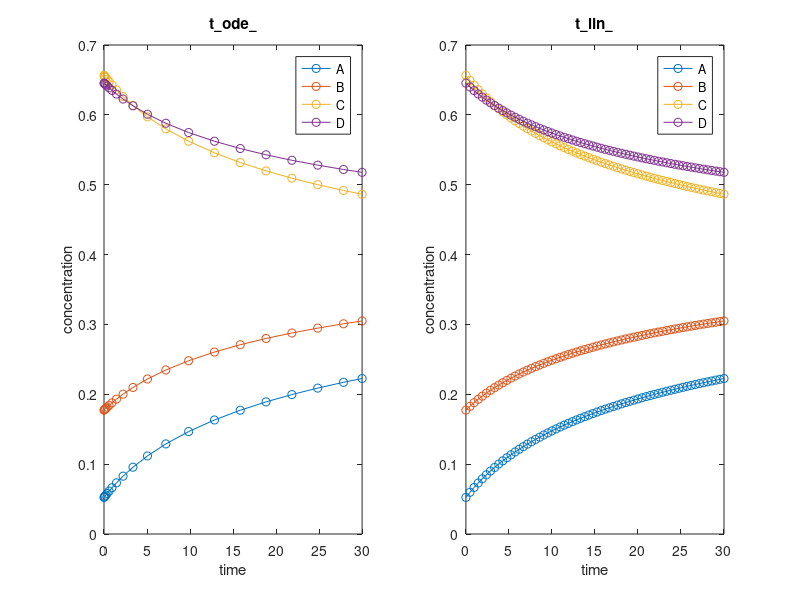

Recreate this plot in MATLAB.
% 4A + 3B <--> 4C + 3D
% Forward reaction rate 0.160
% Backward reaction rate 0.080
clear;

P_frwd = @(A,B,C,D,placeholder_rate_frwd,placeholder_rate_back) placeholder_rate_frwd .* A.^4 .* B.^3 ;
P_back = @(A,B,C,D,placeholder_rate_frwd,placeholder_rate_back) placeholder_rate_back .* C.^4 .* D.^3 ;

ODE_RHS_A = @(A,B,C,D,placeholder_rate_frwd,placeholder_rate_back) - 4*P_frwd(A,B,C,D,placeholder_rate_frwd,placeholder_rate_back) + 4*P_back(A,B,C,D,placeholder_rate_frwd,placeholder_rate_back) ;
ODE_RHS_B = @(A,B,C,D,placeholder_rate_frwd,placeholder_rate_back) - 3*P_frwd(A,B,C,D,placeholder_rate_frwd,placeholder_rate_back) + 3*P_back(A,B,C,D,placeholder_rate_frwd,placeholder_rate_back) ;
ODE_RHS_C = @(A,B,C,D,placeholder_rate_frwd,placeholder_rate_back) + 4*P_frwd(A,B,C,D,placeholder_rate_frwd,placeholder_rate_back) - 4*P_back(A,B,C,D,placeholder_rate_frwd,placeholder_rate_back) ;
ODE_RHS_D = @(A,B,C,D,placeholder_rate_frwd,placeholder_rate_back) + 3*P_frwd(A,B,C,D,placeholder_rate_frwd,placeholder_rate_back) - 3*P_back(A,B,C,D,placeholder_rate_frwd,placeholder_rate_back) ;

rate_frwd = 0.160 ;
rate_back = 0.080 ;

ODE_RHS = @(t,Y_) [ ...
 ODE_RHS_A(Y_(1+0,:),Y_(1+1,:),Y_(1+2,:),Y_(1+3,:),rate_frwd,rate_back) ; ... 
 ODE_RHS_B(Y_(1+0,:),Y_(1+1,:),Y_(1+2,:),Y_(1+3,:),rate_frwd,rate_back) ; ...
 ODE_RHS_C(Y_(1+0,:),Y_(1+1,:),Y_(1+2,:),Y_(1+3,:),rate_frwd,rate_back) ; ...
 ODE_RHS_D(Y_(1+0,:),Y_(1+1,:),Y_(1+2,:),Y_(1+3,:),rate_frwd,rate_back) ; ...
];

T_max = 30; %<-- final time should be a bit larger than max(1/rate_frwd,1/rate_back), max(6.25, 12.5) ;
Y_ini_ = rand(4,1);
[t_ode_,Y_ode_] = ode23(ODE_RHS,[0,T_max],Y_ini_);
subplot(1,2,1);
plot(t_ode_,transpose(Y_ode_),'o-');
xlim([0,T_max]);
xlabel('time');
ylabel('concentration');
legend({'A','B','C','D'});
title('t_ode_','Interpreter','none');

t_lin_ = linspace(0,T_max,64);
[~,Y_lin_] = ode23(ODE_RHS,t_lin_,Y_ini_); 
subplot(1,2,2);
plot(t_lin_,transpose(Y_lin_),'o-');
xlim([0,T_max]);
xlabel('time');
ylabel('concentration');
legend({'A','B','C','D'});
title('t_lin_','Interpreter','none');
set(gcf,'Position',1+[0,0,1024,512]);